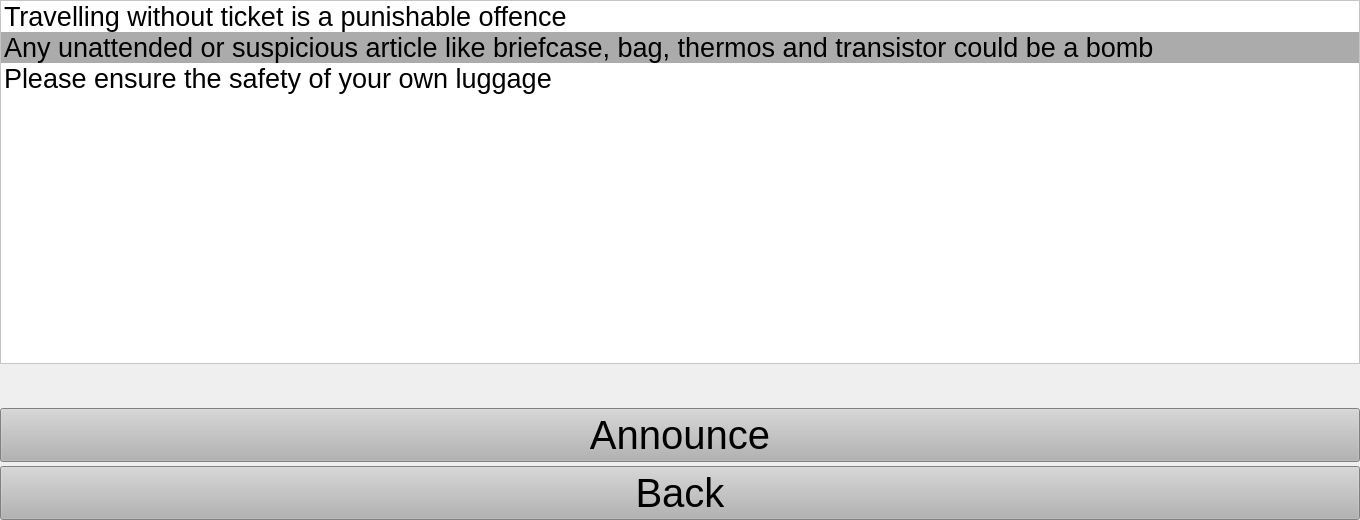
<?xml version="1.0" encoding="UTF-8"?>
<ui version="4.0">
 <class>PreRecorded</class>
 <widget class="QWidget" name="PreRecorded">
  <property name="geometry">
   <rect>
    <x>0</x>
    <y>0</y>
    <width>1360</width>
    <height>520</height>
   </rect>
  </property>
  <property name="sizePolicy">
   <sizepolicy hsizetype="MinimumExpanding" vsizetype="MinimumExpanding">
    <horstretch>0</horstretch>
    <verstretch>0</verstretch>
   </sizepolicy>
  </property>
  <property name="windowTitle">
   <string>Form</string>
  </property>
  <layout class="QHBoxLayout" name="horizontalLayout">
   <property name="spacing">
    <number>4</number>
   </property>
   <property name="leftMargin">
    <number>0</number>
   </property>
   <property name="topMargin">
    <number>0</number>
   </property>
   <property name="rightMargin">
    <number>0</number>
   </property>
   <property name="bottomMargin">
    <number>0</number>
   </property>
   <item>
    <layout class="QVBoxLayout" name="verticalLayout">
     <item>
      <widget class="QListWidget" name="listWidget">
       <property name="palette">
        <palette>
         <active>
          <colorrole role="Button">
           <brush brushstyle="SolidPattern">
            <color alpha="255">
             <red>255</red>
             <green>255</green>
             <blue>255</blue>
            </color>
           </brush>
          </colorrole>
          <colorrole role="Base">
           <brush brushstyle="SolidPattern">
            <color alpha="255">
             <red>255</red>
             <green>255</green>
             <blue>255</blue>
            </color>
           </brush>
          </colorrole>
          <colorrole role="Window">
           <brush brushstyle="SolidPattern">
            <color alpha="255">
             <red>255</red>
             <green>255</green>
             <blue>255</blue>
            </color>
           </brush>
          </colorrole>
          <colorrole role="AlternateBase">
           <brush brushstyle="SolidPattern">
            <color alpha="255">
             <red>171</red>
             <green>171</green>
             <blue>171</blue>
            </color>
           </brush>
          </colorrole>
         </active>
         <inactive>
          <colorrole role="Button">
           <brush brushstyle="SolidPattern">
            <color alpha="255">
             <red>255</red>
             <green>255</green>
             <blue>255</blue>
            </color>
           </brush>
          </colorrole>
          <colorrole role="Base">
           <brush brushstyle="SolidPattern">
            <color alpha="255">
             <red>255</red>
             <green>255</green>
             <blue>255</blue>
            </color>
           </brush>
          </colorrole>
          <colorrole role="Window">
           <brush brushstyle="SolidPattern">
            <color alpha="255">
             <red>255</red>
             <green>255</green>
             <blue>255</blue>
            </color>
           </brush>
          </colorrole>
          <colorrole role="AlternateBase">
           <brush brushstyle="SolidPattern">
            <color alpha="255">
             <red>171</red>
             <green>171</green>
             <blue>171</blue>
            </color>
           </brush>
          </colorrole>
         </inactive>
         <disabled>
          <colorrole role="Button">
           <brush brushstyle="SolidPattern">
            <color alpha="255">
             <red>255</red>
             <green>255</green>
             <blue>255</blue>
            </color>
           </brush>
          </colorrole>
          <colorrole role="Base">
           <brush brushstyle="SolidPattern">
            <color alpha="255">
             <red>255</red>
             <green>255</green>
             <blue>255</blue>
            </color>
           </brush>
          </colorrole>
          <colorrole role="Window">
           <brush brushstyle="SolidPattern">
            <color alpha="255">
             <red>255</red>
             <green>255</green>
             <blue>255</blue>
            </color>
           </brush>
          </colorrole>
          <colorrole role="AlternateBase">
           <brush brushstyle="SolidPattern">
            <color alpha="255">
             <red>171</red>
             <green>171</green>
             <blue>171</blue>
            </color>
           </brush>
          </colorrole>
         </disabled>
        </palette>
       </property>
       <property name="font">
        <font>
         <pointsize>20</pointsize>
        </font>
       </property>
       <property name="autoFillBackground">
        <bool>false</bool>
       </property>
       <property name="styleSheet">
        <string notr="true">QListWidget {background-color: rgb(255, 255, 255);}
QScrollBar:vertical { width: 80px; }
QScrollBar:vertical { background-color: rgb(179, 179, 179); }</string>
       </property>
       <property name="frameShadow">
        <enum>QFrame::Raised</enum>
       </property>
       <property name="alternatingRowColors">
        <bool>true</bool>
       </property>
       <item>
        <property name="text">
         <string>Travelling without ticket is a punishable offence</string>
        </property>
       </item>
       <item>
        <property name="text">
         <string>Any unattended or suspicious article like briefcase, bag, thermos and transistor could be a bomb</string>
        </property>
       </item>
       <item>
        <property name="text">
         <string>Please ensure the safety of your own luggage</string>
        </property>
       </item>
      </widget>
     </item>
     <item>
      <spacer name="verticalSpacer">
       <property name="orientation">
        <enum>Qt::Vertical</enum>
       </property>
       <property name="sizeType">
        <enum>QSizePolicy::Preferred</enum>
       </property>
       <property name="sizeHint" stdset="0">
        <size>
         <width>20</width>
         <height>40</height>
        </size>
       </property>
      </spacer>
     </item>
     <item>
      <layout class="QGridLayout" name="gridLayout">
       <item row="0" column="0">
        <widget class="QPushButton" name="play">
         <property name="font">
          <font>
           <pointsize>30</pointsize>
          </font>
         </property>
         <property name="styleSheet">
          <string notr="true">QPushButton{ background-color: rgb(179, 179, 179); }QPushButton:pressed{background-color: rgb(100, 100, 100); }</string>
         </property>
         <property name="text">
          <string>Announce</string>
         </property>
        </widget>
       </item>
       <item row="1" column="0">
        <widget class="QPushButton" name="back">
         <property name="font">
          <font>
           <pointsize>30</pointsize>
          </font>
         </property>
         <property name="styleSheet">
          <string notr="true">QPushButton{ background-color: rgb(179, 179, 179); }QPushButton:pressed{background-color: rgb(100, 100, 100); }</string>
         </property>
         <property name="text">
          <string>Back</string>
         </property>
        </widget>
       </item>
      </layout>
     </item>
    </layout>
   </item>
  </layout>
 </widget>
 <resources/>
 <connections/>
</ui>
